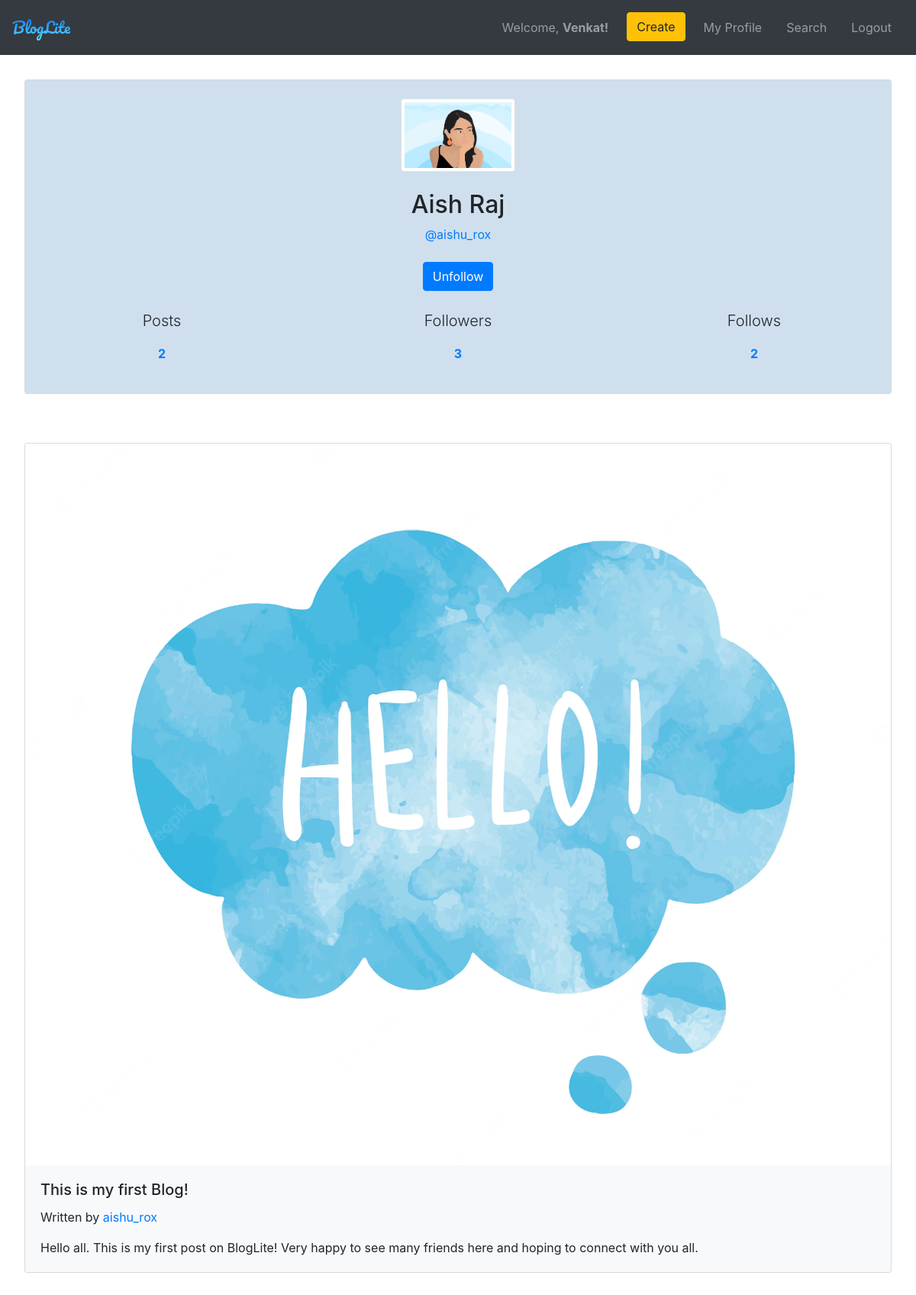
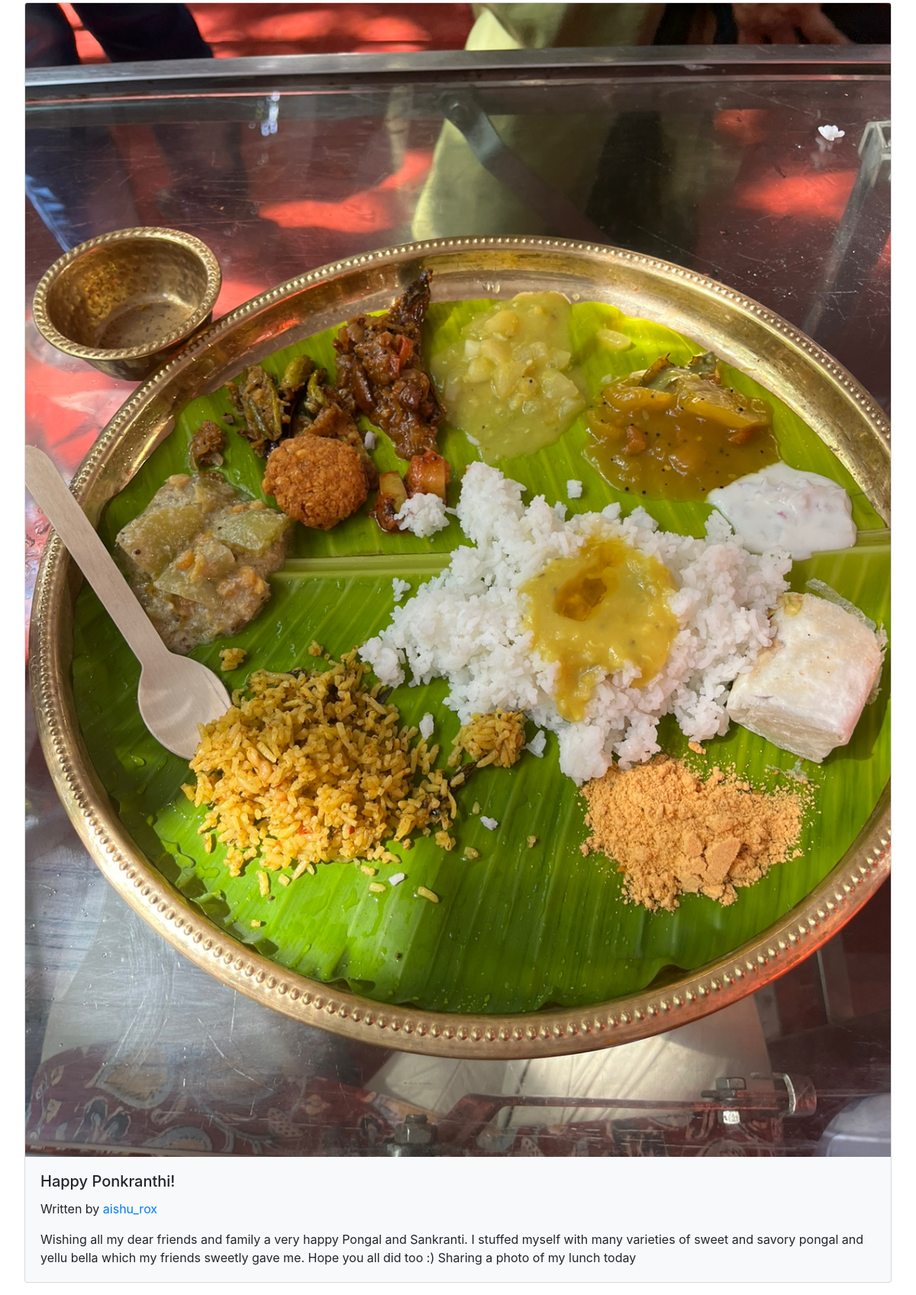
The page /user/aishu_rox (signed in) on the database its author committed (2 pictures, top to bottom).
### app.py (models this page shows)
class User(db.Model, UserMixin):
    id = db.Column(db.Integer, primary_key=True, autoincrement = True)
    username = db.Column(db.String(20), nullable=False, unique=True)
    password = db.Column(db.String(80), nullable=False)
    firstname = db.Column(db.String(20), nullable=False)
    lastname = db.Column(db.String(20), nullable=False)
    image_file = db.Column(db.Text, unique=True, nullable=False)

class Article(db.Model, UserMixin):
    id = db.Column(db.Integer, primary_key=True, autoincrement = True)
    title = db.Column(db.String(100), nullable=False)
    content = db.Column(db.Text, nullable=False)
    date_posted = db.Column(db.DateTime, nullable=False, default=datetime.datetime.now())
    user_id = db.Column(db.Integer, db.ForeignKey('user.id'), nullable=False)
    image_file = db.Column(db.Text, unique=True, nullable=False)
    like_count = db.Column(db.Integer, nullable=False, default=0)
    authors = db.relationship("User", secondary = "article_authors")

### app.py (the view)
@app.route('/user/<username>', methods=['GET', 'POST'])
@login_required
def user_viewer(username):
    user = User.query.filter_by(username = username).first()
    articles = Article.query.filter(Article.authors.any(username = username))
    post_count = Article.query.filter(Article.authors.any(username=user.username)).count()
    following_count = Follow.query.filter_by(followed_by_id = user.id).count()
    follower_count = Follow.query.filter_by(followed_id = user.id).count()
    flag = False
    existing_follow = Follow.query.filter_by(followed_by_id=current_user.id,followed_id = user.id).first()
    if existing_follow:
        flag = True
    return render_template('user.html', articles = articles, user = user, post_count = post_count, flag = flag, username = username, follower_count = follower_count, following_count = following_count)

### app.py (called while the page is built)
@login_manager.user_loader
def load_user(user_id):
    return User.query.get(int(user_id))

### templates/user.html (shortened to what this page needs)
<!DOCTYPE html>
<html lang="en">
<head>
    <link rel="stylesheet" href="https://cdn.jsdelivr.net/npm/bootstrap@4.0.0/dist/css/bootstrap.min.css">
    <link type="text/css" rel="stylesheet" href="../static/styles/my_profile.css">
</head>
{%extends "layout.html" %}
{% block body %}
<body>
    <section class="profile-header">
            <div class="card bg-light">
                <div class="flex-row" style="background-color: rgb(207, 223, 237);">
                <div class="row justify-content-center">
                    <div class="col text-center">
                        <br><img src="../static/images/{{ user['image_file'] }}" class="img-thumbnail mx-auto d-block" style="width: 150px;"><br>
                        <h2 class="text-center">{{ user["firstname"] }} {{ user["lastname"] }} </h2>
                        <div class="text-center text-primary">@{{ user["username"] }}</div><br>
                        {% if user != current_user %}
                            {% if flag %}
                                <a class="btn btn-primary text-center" href="{{url_for('unfollow_user', username = username)}}">Unfollow</a><br><br>
                            {% endif %}
                        {% endif %}
                        <div class="row text-center">
                            <div class="col-sm"><p class="lead">Posts</p></div>
                            <div class="col-sm"><p class="lead">Followers</p></div>
                            <div class="col-sm"><p class="lead">Follows</p></div>
                        </div>
                        <div class="row text-center">
                            <div class="col-sm"><p class="font-weight-bold text-primary">{{ post_count }}</p></div>
                            <div class="col-sm"><p class="font-weight-bold text-primary">{{ follower_count }}</p></div>
                            <div class="col-sm"><p class="font-weight-bold text-primary">{{ following_count }}</p></div>
                        </div><br>
                    </div>
                </div>
            </div>
            </div>
    </section>
    <section class="posts">
        <div class="row justify-content-center">
            <div class="col">
              {% for article in articles %}
              <div class="card bg-light mb-3">
                  <img class="card-img-top" src="../static/images/{{ article['image_file']}}">
                  <div class="card-body">
                      <h5 class="card-title">{{article["title"]}}</h5>
                      {% for author in article["authors"] %}
                      <p class="blog-post-meta">Written by <a href="/user/{{author['username']}}">{{ author["username"] }}</a></p>
                      {% endfor %}
                      <p class="card-text">{{article['content']}}</p>
                  </div>
              </div>
              {% endfor %}
          </div>
    </section>
</body>
{% endblock %}

### templates/layout.html (shortened to what this page needs)
<!DOCTYPE html>
<html lang="en">
<head>
    <link rel="stylesheet" href="https://cdn.jsdelivr.net/npm/bootstrap@4.0.0/dist/css/bootstrap.min.css">
    <link type="text/css" rel="stylesheet" href="../static/styles/layout.css">
</head>
<body class>
    <header>
        <nav class="navbar navbar-expand-lg navbar-dark bg-dark">
            <a class="navbar-brand mb-0 h1" href="{{url_for('dashboard')}}">BlogLite</a>
            <ul class="navbar-nav ml-auto">
                <li class="nav-item">
                    <span class="navbar-text" style="padding-right: 0.5rem">Welcome, <b>{{ current_user['firstname'] }}!</b></span>
                </li>
                <li class="nav-item">
                    <a class="btn btn-warning my-2 my-sm-0" href="{{url_for('add_blog')}}">Create</a>
                </li>
                <li class="nav-item">
                    <a class="nav-link" href="{{url_for('my_profile')}}">My Profile</a>
                </li>
                <li class="nav-item">
                    <a class="nav-link" href="{{url_for('search')}}">Search</a>
                </li>
                <li class="nav-item">
                    <a class="nav-link" href="{{url_for('logout')}}">Logout</a>
                </li>
            </ul>
        </nav>
    </header>
    {% block body %}
    {% endblock %}
</body>
</html>

### static/styles/my_profile.css (style rules this page uses)
.card { margin:2rem; }

### static/styles/layout.css (style rules this page uses)
html, body { height: 100%; }
.navbar-brand { font-family: 'Pacifico', cursive; background: -webkit-linear-gradient(#0061ff, #60efff); -webkit-background-clip: text; -webkit-text-fill-color: transparent; }
.nav-item { padding:0.5rem; }

### rows shown on the page
User: firstname "Venkat"
User: image_file (picture), firstname "Aish", lastname "Raj", username "aishu_rox"
Article: image_file (picture), title "This is my first Blog!", content "Hello all. This is my first post on BlogLite! Very happy to see many friends here and hoping to connect with you all."
Article: image_file (picture), title "Happy Ponkranthi!", content "Wishing all my dear friends and family a very happy Pongal and Sankranti. I stuffed myself with many varieties of sweet and savory pongal and yellu bella which my friends sweetly gave me. Hope you all did too :) Sharing a photo of my lunch today"

### other values the page prints
{{ post_count }} "2"
{{ follower_count }} "3"
{{ following_count }} "2"
